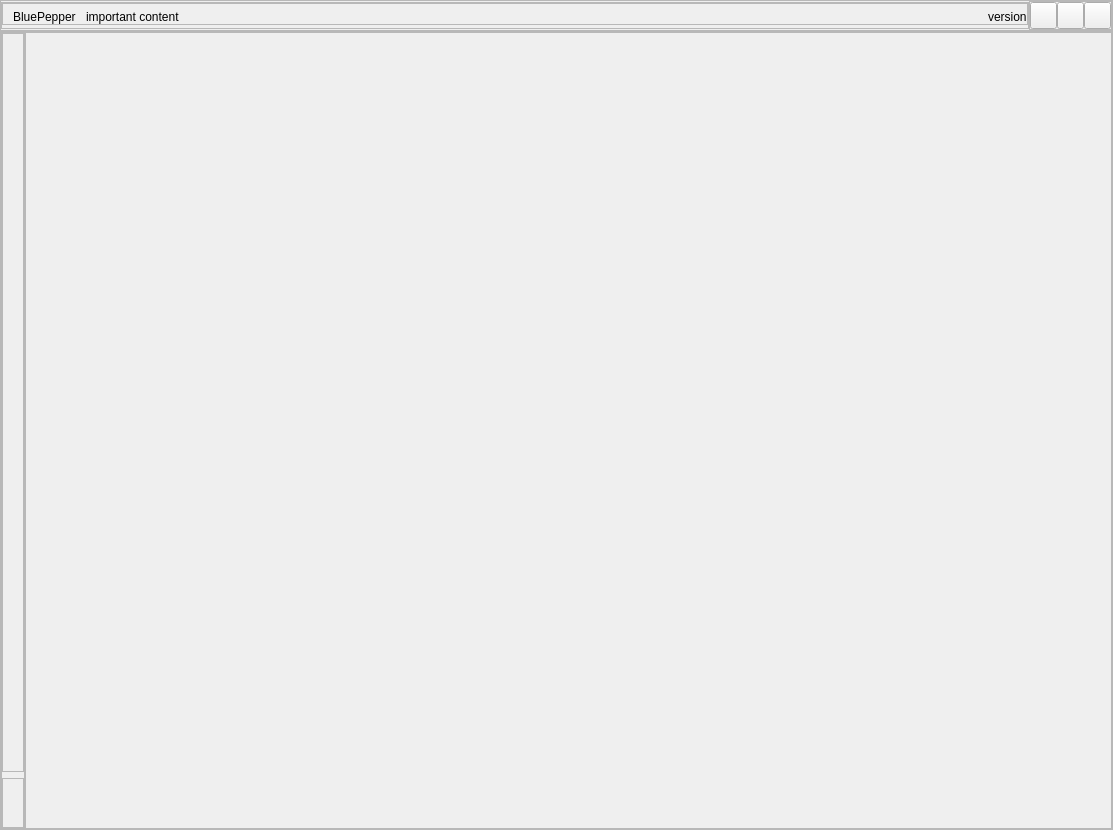
<?xml version="1.0" encoding="UTF-8"?>
<ui version="4.0">
 <class>bluepepper_app_widget</class>
 <widget class="QWidget" name="bluepepper_app_widget">
  <property name="geometry">
   <rect>
    <x>0</x>
    <y>0</y>
    <width>1113</width>
    <height>830</height>
   </rect>
  </property>
  <property name="windowTitle">
   <string>Form</string>
  </property>
  <layout class="QVBoxLayout" name="verticalLayout">
   <property name="spacing">
    <number>0</number>
   </property>
   <property name="leftMargin">
    <number>0</number>
   </property>
   <property name="topMargin">
    <number>0</number>
   </property>
   <property name="rightMargin">
    <number>0</number>
   </property>
   <property name="bottomMargin">
    <number>0</number>
   </property>
   <item>
    <widget class="QFrame" name="frame_topbar">
     <property name="sizePolicy">
      <sizepolicy hsizetype="Preferred" vsizetype="Fixed">
       <horstretch>0</horstretch>
       <verstretch>0</verstretch>
      </sizepolicy>
     </property>
     <property name="frameShape">
      <enum>QFrame::StyledPanel</enum>
     </property>
     <property name="frameShadow">
      <enum>QFrame::Raised</enum>
     </property>
     <property name="tag" stdset="0">
      <string>topbar</string>
     </property>
     <layout class="QHBoxLayout" name="horizontalLayout">
      <property name="spacing">
       <number>0</number>
      </property>
      <property name="leftMargin">
       <number>0</number>
      </property>
      <property name="topMargin">
       <number>0</number>
      </property>
      <property name="rightMargin">
       <number>0</number>
      </property>
      <property name="bottomMargin">
       <number>0</number>
      </property>
      <item>
       <widget class="QFrame" name="frame_3">
        <property name="sizePolicy">
         <sizepolicy hsizetype="Preferred" vsizetype="Fixed">
          <horstretch>0</horstretch>
          <verstretch>0</verstretch>
         </sizepolicy>
        </property>
        <property name="minimumSize">
         <size>
          <width>0</width>
          <height>0</height>
         </size>
        </property>
        <property name="frameShape">
         <enum>QFrame::StyledPanel</enum>
        </property>
        <property name="frameShadow">
         <enum>QFrame::Raised</enum>
        </property>
        <layout class="QVBoxLayout" name="verticalLayout_7">
         <property name="spacing">
          <number>0</number>
         </property>
         <property name="leftMargin">
          <number>0</number>
         </property>
         <property name="topMargin">
          <number>0</number>
         </property>
         <property name="rightMargin">
          <number>0</number>
         </property>
         <property name="bottomMargin">
          <number>0</number>
         </property>
         <item>
          <widget class="QFrame" name="frame">
           <property name="sizePolicy">
            <sizepolicy hsizetype="Preferred" vsizetype="Fixed">
             <horstretch>0</horstretch>
             <verstretch>0</verstretch>
            </sizepolicy>
           </property>
           <property name="minimumSize">
            <size>
             <width>0</width>
             <height>0</height>
            </size>
           </property>
           <property name="frameShape">
            <enum>QFrame::StyledPanel</enum>
           </property>
           <property name="frameShadow">
            <enum>QFrame::Raised</enum>
           </property>
           <layout class="QHBoxLayout" name="horizontalLayout_2">
            <property name="spacing">
             <number>0</number>
            </property>
            <property name="leftMargin">
             <number>0</number>
            </property>
            <property name="topMargin">
             <number>0</number>
            </property>
            <property name="rightMargin">
             <number>0</number>
            </property>
            <property name="bottomMargin">
             <number>0</number>
            </property>
            <item>
             <spacer name="horizontalSpacer_2">
              <property name="orientation">
               <enum>Qt::Horizontal</enum>
              </property>
              <property name="sizeType">
               <enum>QSizePolicy::Fixed</enum>
              </property>
              <property name="sizeHint" stdset="0">
               <size>
                <width>10</width>
                <height>20</height>
               </size>
              </property>
             </spacer>
            </item>
            <item>
             <widget class="QLabel" name="label_main_title">
              <property name="text">
               <string>BluePepper</string>
              </property>
              <property name="alignment">
               <set>Qt::AlignBottom|Qt::AlignLeading|Qt::AlignLeft</set>
              </property>
              <property name="tag" stdset="0">
               <string>H0</string>
              </property>
             </widget>
            </item>
            <item>
             <spacer name="horizontalSpacer_4">
              <property name="orientation">
               <enum>Qt::Horizontal</enum>
              </property>
              <property name="sizeType">
               <enum>QSizePolicy::Fixed</enum>
              </property>
              <property name="sizeHint" stdset="0">
               <size>
                <width>10</width>
                <height>20</height>
               </size>
              </property>
             </spacer>
            </item>
            <item>
             <widget class="QLabel" name="label_important_content">
              <property name="text">
               <string>important content</string>
              </property>
              <property name="alignment">
               <set>Qt::AlignBottom|Qt::AlignLeading|Qt::AlignLeft</set>
              </property>
              <property name="margin">
               <number>2</number>
              </property>
              <property name="status" stdset="0">
               <string>secondary</string>
              </property>
             </widget>
            </item>
            <item>
             <spacer name="horizontalSpacer">
              <property name="orientation">
               <enum>Qt::Horizontal</enum>
              </property>
              <property name="sizeHint" stdset="0">
               <size>
                <width>10</width>
                <height>5</height>
               </size>
              </property>
             </spacer>
            </item>
            <item>
             <widget class="QLabel" name="label_version">
              <property name="text">
               <string>version</string>
              </property>
              <property name="alignment">
               <set>Qt::AlignBottom|Qt::AlignLeading|Qt::AlignLeft</set>
              </property>
              <property name="status" stdset="0">
               <string>secondary</string>
              </property>
             </widget>
            </item>
           </layout>
          </widget>
         </item>
         <item>
          <spacer name="verticalSpacer">
           <property name="orientation">
            <enum>Qt::Vertical</enum>
           </property>
           <property name="sizeType">
            <enum>QSizePolicy::Fixed</enum>
           </property>
           <property name="sizeHint" stdset="0">
            <size>
             <width>20</width>
             <height>3</height>
            </size>
           </property>
          </spacer>
         </item>
        </layout>
       </widget>
      </item>
      <item>
       <widget class="QFrame" name="frame_2">
        <property name="sizePolicy">
         <sizepolicy hsizetype="Preferred" vsizetype="Fixed">
          <horstretch>0</horstretch>
          <verstretch>0</verstretch>
         </sizepolicy>
        </property>
        <property name="minimumSize">
         <size>
          <width>0</width>
          <height>0</height>
         </size>
        </property>
        <property name="frameShape">
         <enum>QFrame::StyledPanel</enum>
        </property>
        <property name="frameShadow">
         <enum>QFrame::Raised</enum>
        </property>
        <layout class="QHBoxLayout" name="horizontalLayout_4">
         <property name="spacing">
          <number>0</number>
         </property>
         <property name="leftMargin">
          <number>0</number>
         </property>
         <property name="topMargin">
          <number>0</number>
         </property>
         <property name="rightMargin">
          <number>0</number>
         </property>
         <property name="bottomMargin">
          <number>0</number>
         </property>
         <item>
          <widget class="QPushButton" name="pb_minimize">
           <property name="minimumSize">
            <size>
             <width>27</width>
             <height>27</height>
            </size>
           </property>
           <property name="maximumSize">
            <size>
             <width>27</width>
             <height>27</height>
            </size>
           </property>
           <property name="text">
            <string/>
           </property>
           <property name="status" stdset="0">
            <string>menu_bar_button</string>
           </property>
          </widget>
         </item>
         <item>
          <widget class="QPushButton" name="pb_maximize">
           <property name="minimumSize">
            <size>
             <width>27</width>
             <height>27</height>
            </size>
           </property>
           <property name="maximumSize">
            <size>
             <width>27</width>
             <height>27</height>
            </size>
           </property>
           <property name="text">
            <string/>
           </property>
           <property name="status" stdset="0">
            <string>menu_bar_button</string>
           </property>
          </widget>
         </item>
         <item>
          <widget class="QPushButton" name="pb_close">
           <property name="sizePolicy">
            <sizepolicy hsizetype="Minimum" vsizetype="Fixed">
             <horstretch>0</horstretch>
             <verstretch>0</verstretch>
            </sizepolicy>
           </property>
           <property name="minimumSize">
            <size>
             <width>27</width>
             <height>27</height>
            </size>
           </property>
           <property name="maximumSize">
            <size>
             <width>27</width>
             <height>27</height>
            </size>
           </property>
           <property name="text">
            <string/>
           </property>
           <property name="status" stdset="0">
            <string>menu_bar_button_close</string>
           </property>
          </widget>
         </item>
        </layout>
       </widget>
      </item>
     </layout>
    </widget>
   </item>
   <item>
    <widget class="QWidget" name="widget_main" native="true">
     <property name="visibility" stdset="0">
      <string>transparent</string>
     </property>
     <layout class="QVBoxLayout" name="verticalLayout_2">
      <property name="leftMargin">
       <number>0</number>
      </property>
      <property name="topMargin">
       <number>0</number>
      </property>
      <property name="rightMargin">
       <number>0</number>
      </property>
      <property name="bottomMargin">
       <number>0</number>
      </property>
      <item>
       <widget class="QFrame" name="frame_middle">
        <property name="frameShape">
         <enum>QFrame::StyledPanel</enum>
        </property>
        <property name="frameShadow">
         <enum>QFrame::Raised</enum>
        </property>
        <layout class="QHBoxLayout" name="horizontalLayout_3">
         <property name="spacing">
          <number>0</number>
         </property>
         <property name="leftMargin">
          <number>0</number>
         </property>
         <property name="topMargin">
          <number>0</number>
         </property>
         <property name="rightMargin">
          <number>0</number>
         </property>
         <property name="bottomMargin">
          <number>0</number>
         </property>
         <item>
          <widget class="QFrame" name="frame_leftbar">
           <property name="frameShape">
            <enum>QFrame::StyledPanel</enum>
           </property>
           <property name="frameShadow">
            <enum>QFrame::Raised</enum>
           </property>
           <property name="tag" stdset="0">
            <string>sidebar</string>
           </property>
           <layout class="QVBoxLayout" name="verticalLayout_3">
            <property name="leftMargin">
             <number>0</number>
            </property>
            <property name="topMargin">
             <number>0</number>
            </property>
            <property name="rightMargin">
             <number>0</number>
            </property>
            <property name="bottomMargin">
             <number>0</number>
            </property>
            <item>
             <widget class="QFrame" name="frame_apps">
              <property name="frameShape">
               <enum>QFrame::StyledPanel</enum>
              </property>
              <property name="frameShadow">
               <enum>QFrame::Raised</enum>
              </property>
              <layout class="QVBoxLayout" name="verticalLayout_5">
               <property name="leftMargin">
                <number>0</number>
               </property>
               <property name="topMargin">
                <number>0</number>
               </property>
               <property name="rightMargin">
                <number>0</number>
               </property>
               <property name="bottomMargin">
                <number>0</number>
               </property>
               <item>
                <spacer name="spacer_apps">
                 <property name="orientation">
                  <enum>Qt::Vertical</enum>
                 </property>
                 <property name="sizeHint" stdset="0">
                  <size>
                   <width>20</width>
                   <height>40</height>
                  </size>
                 </property>
                </spacer>
               </item>
              </layout>
             </widget>
            </item>
            <item>
             <widget class="QFrame" name="frame_settings">
              <property name="sizePolicy">
               <sizepolicy hsizetype="Preferred" vsizetype="Fixed">
                <horstretch>0</horstretch>
                <verstretch>0</verstretch>
               </sizepolicy>
              </property>
              <property name="minimumSize">
               <size>
                <width>20</width>
                <height>50</height>
               </size>
              </property>
              <property name="frameShape">
               <enum>QFrame::StyledPanel</enum>
              </property>
              <property name="frameShadow">
               <enum>QFrame::Raised</enum>
              </property>
              <layout class="QVBoxLayout" name="verticalLayout_6">
               <property name="leftMargin">
                <number>0</number>
               </property>
               <property name="topMargin">
                <number>0</number>
               </property>
               <property name="rightMargin">
                <number>0</number>
               </property>
               <property name="bottomMargin">
                <number>0</number>
               </property>
               <item>
                <spacer name="spacer_settings">
                 <property name="orientation">
                  <enum>Qt::Vertical</enum>
                 </property>
                 <property name="sizeHint" stdset="0">
                  <size>
                   <width>20</width>
                   <height>40</height>
                  </size>
                 </property>
                </spacer>
               </item>
              </layout>
             </widget>
            </item>
           </layout>
          </widget>
         </item>
         <item>
          <widget class="QFrame" name="frame_app">
           <property name="frameShape">
            <enum>QFrame::StyledPanel</enum>
           </property>
           <property name="frameShadow">
            <enum>QFrame::Raised</enum>
           </property>
           <property name="depth" stdset="0">
            <string>-1</string>
           </property>
           <layout class="QVBoxLayout" name="verticalLayout_4">
            <property name="leftMargin">
             <number>0</number>
            </property>
            <property name="topMargin">
             <number>0</number>
            </property>
            <property name="rightMargin">
             <number>0</number>
            </property>
            <property name="bottomMargin">
             <number>0</number>
            </property>
            <item>
             <widget class="QStackedWidget" name="stackedWidget"/>
            </item>
           </layout>
          </widget>
         </item>
        </layout>
       </widget>
      </item>
     </layout>
    </widget>
   </item>
  </layout>
 </widget>
 <resources/>
 <connections/>
</ui>
